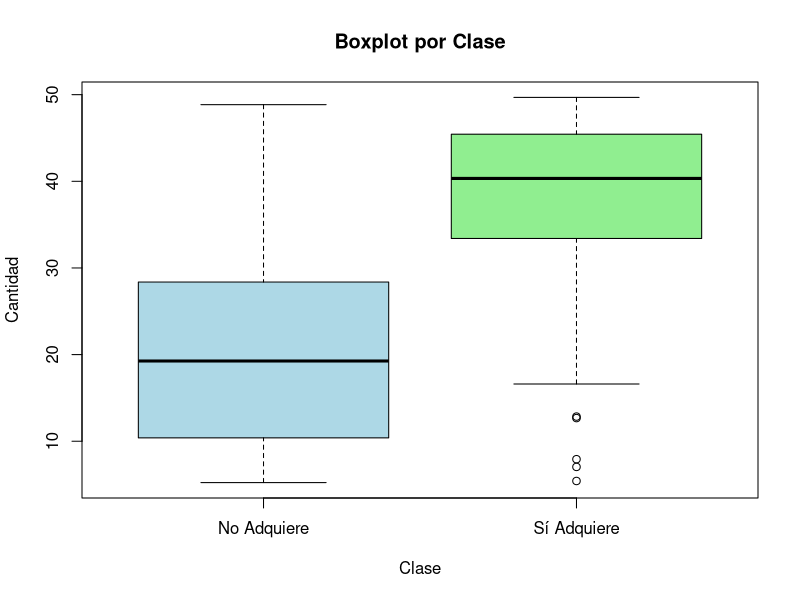
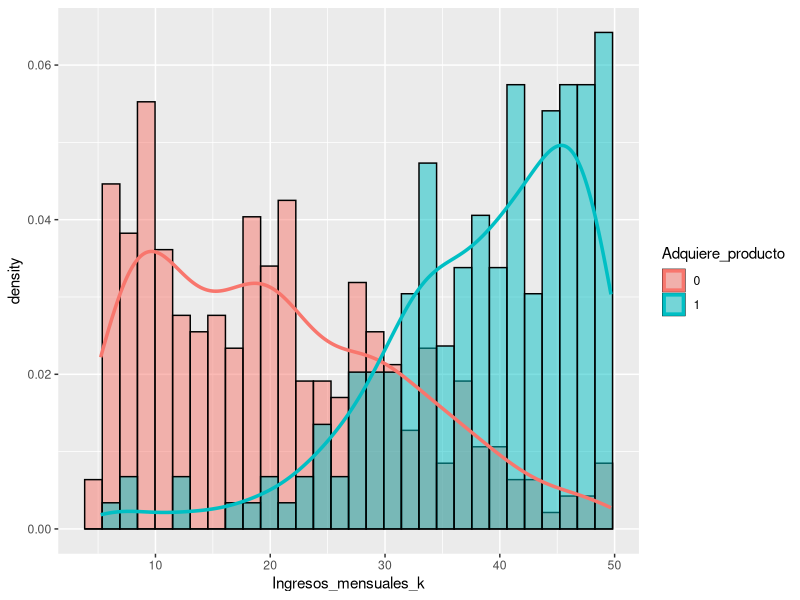
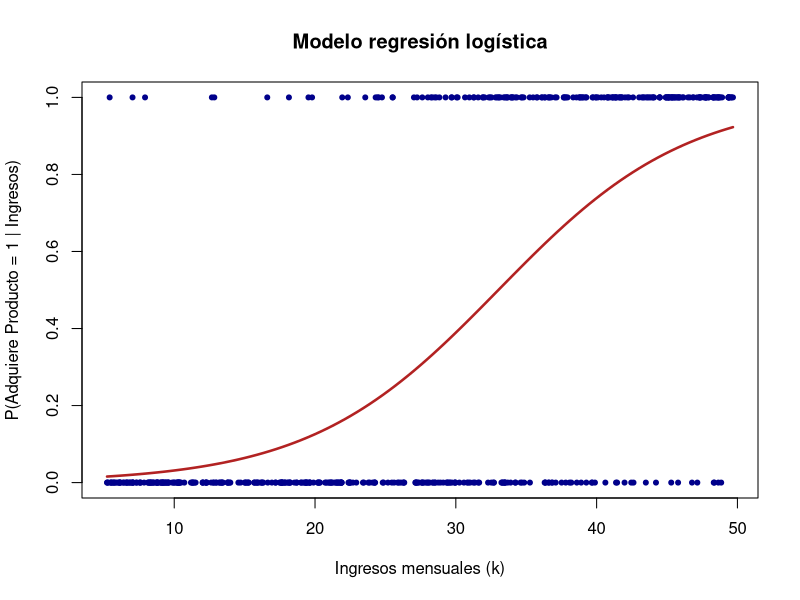

These figures' R source, in order:
## ---- chunk 1
library(readxl)
library(dplyr)
library(ggplot2)
library(caTools) # Para sample.split
library(caret)
## ---- chunk 2
Ingresos <- read_excel("Ingresos.xlsx")
head(Ingresos)
## ---- chunk 3
colSums(is.na(Ingresos)) # No hay presencia de valores NA
## ---- chunk 4
resumen <- Ingresos %>% 
  group_by(Adquiere_producto) %>% 
  summarise(Total = n(),
            Mínimo = min(Ingresos_mensuales_k),
            Q1 = quantile(Ingresos_mensuales_k, 0.25),
            Mediana = median(Ingresos_mensuales_k),
            Media = mean(Ingresos_mensuales_k),
            Q3 = quantile(Ingresos_mensuales_k, 0.75),
            Máximo = max(Ingresos_mensuales_k)
            ) %>% 
  print()
# 307 No adquiere el producto
# 193 Adquieren el producto
## ---- chunk 5
boxplot(Ingresos_mensuales_k ~ Adquiere_producto, data = Ingresos,
        col = c("lightblue", "lightgreen"),
        names = c("No Adquiere", "Sí Adquiere"),
        main = "Boxplot por Clase",
        xlab = "Clase",
        ylab = "Cantidad")
## ---- chunk 6
# Información de Clase 0
boxplot.stats(Ingresos$Ingresos_mensuales_k[Ingresos$Adquiere_producto == 0])

# Información de Clase 1
boxplot.stats(Ingresos$Ingresos_mensuales_k[Ingresos$Adquiere_producto == 1])

# Buscamos índices de los outliers de Clase 1
outliers_clase1 <- boxplot.stats(Ingresos$Ingresos_mensuales_k[Ingresos$Adquiere_producto == 1])$out
indices_outliers_clase1 <- which(Ingresos$Ingresos_mensuales_k %in% outliers_clase1 & Ingresos$Adquiere_producto == 1)
print(indices_outliers_clase1)
## ---- chunk 7
# Asegúrate de que la variable de clase sea un factor
Ingresos$Adquiere_producto <- as.factor(Ingresos$Adquiere_producto)

ggplot(Ingresos, aes(x = Ingresos_mensuales_k, fill = Adquiere_producto)) +
  # Histograma con transparencia, por clase
  geom_histogram(aes(y = after_stat(density)), position = "identity", alpha = 0.5, bins = 30, color = "black") +
  # Curva de densidad solo con línea, por clase
  geom_density(aes(color = Adquiere_producto), fill = NA, size = 1.2)
## ---- chunk 8
t.test(Ingresos_mensuales_k ~ Adquiere_producto, 
       data = Ingresos,
       alternative = "two.sided",
       mu = 0,
       conf.level = 0.95) # Se rechaza la hipótesis nula. 
## ---- chunk 9
set.seed(42)
barajeado <- slice_sample(Ingresos, prop = 1)
split <- sample.split(barajeado$Ingresos_mensuales_k, SplitRatio = 0.8) # Vector lógico 
train <- subset(barajeado, split == TRUE)
head(train)
test <- subset(barajeado, split == FALSE)
head(test)
## ---- chunk 10
# Ajuste del modelo de regresión logística
modelo <- glm(Adquiere_producto ~ Ingresos_mensuales_k, data = train, family = binomial)

# Resumen del modelo
summary(modelo)
## ---- chunk 11
# Calcular el intervalo de confianza del 95%
intervalo_ci <- confint(modelo, level = 0.95)
print(intervalo_ci)
## ---- chunk 12
# Realizamos nuestras predicciones:
predicciones <- predict(modelo, newdata = train, type = "response")
head(predicciones)
# type = "response": Esto indica que deseas obtener las probabilidades predichas (valores entre 0 y 1).
## ---- chunk 13
# Clasificación basada en el umbral de 0.5
clasificacion <- ifelse(predicciones < 0.5, 0, 1)

# Mostrar la clasificación
head(clasificacion)
## ---- chunk 14
Ingresos$Adquiere_producto <- as.character(Ingresos$Adquiere_producto)
Ingresos$Adquiere_producto <- as.numeric(Ingresos$Adquiere_producto)

plot(Ingresos$Adquiere_producto ~ Ingresos$Ingresos_mensuales_k, 
     data = Ingresos, col = "darkblue",
     main = "Modelo regresión logística",
     ylab = "P(Adquiere Producto = 1 | Ingresos)",
     xlab = "Ingresos mensuales (k)", pch = 20)

curve(predict(modelo, newdata = data.frame(Ingresos_mensuales_k = x), type = "response"),
      from = min(Ingresos$Ingresos_mensuales_k), 
      to = max(Ingresos$Ingresos_mensuales_k), 
      col = "firebrick", lwd = 2.5, add = TRUE)
## ---- chunk 15
# Paso 1: Calcular las probabilidades para los datos de prueba
probabilidades <- predict(modelo, newdata = test, type = "response")
head(probabilidades)

# Paso 2: Convertir probabilidades en clases 0 o 1 con umbral 0.5
predicciones_clase <- ifelse(probabilidades < 0.5, 0, 1)
head(predicciones_clase)
## ---- chunk 16
# Hay que asegurarse que ambas estén como factores
y_real <- factor(test$Adquiere_producto, levels = c(0, 1))
y_pred  <- factor(predicciones_clase, levels = c(0, 1))

# Matriz de confusión y métricas
conf_matrix <- confusionMatrix(data = y_pred, reference = y_real, positive = "1")
print(conf_matrix$table)

# Métricas individuales
accuracy  <- conf_matrix$overall["Accuracy"] # Proporción total de predicciones correctas.
precision <- conf_matrix$byClass["Precision"]
recall    <- conf_matrix$byClass["Recall"]
f1        <- conf_matrix$byClass["F1"]

# Imprimir métricas
cat("Accuracy (Exactitud):", accuracy, "\n")
cat("Precision (Precisión):", precision, "\n")
cat("Recall (Sensibilidad):", recall, "\n")
cat("F1 Score:", f1, "\n")
